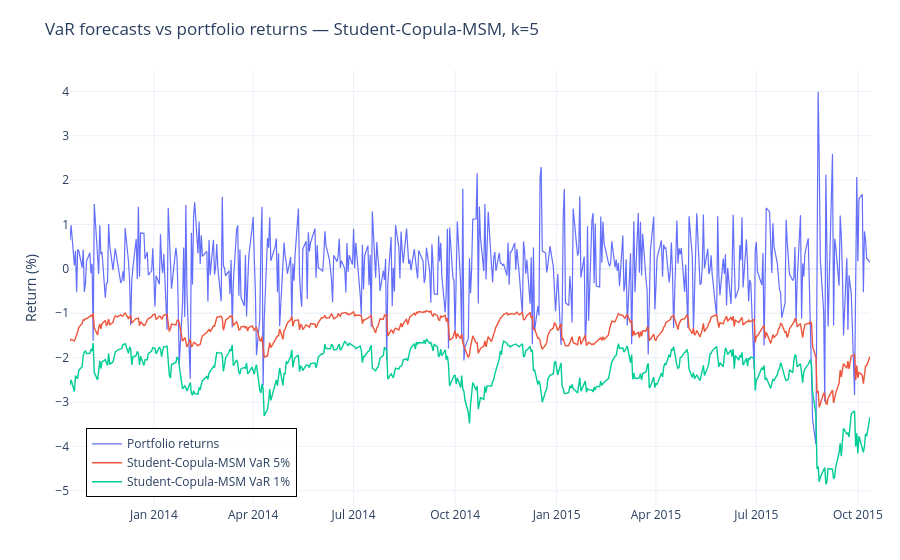

The notebook cell saved with this chart:
### Markdown cell above
### 7.4 Figures

### Code cell
portfolio_oos = portfolio_returns(
    returns=returns[["NASDAQ", "S&P 500"]],
    weights=np.array([PI, 1.0 - PI]),
).loc[var_forecasts.index]

fig3 = plot_var_forecasts(
    portfolio_returns=portfolio_oos,
    var_forecasts=var_forecasts.rename(
        columns={
            "var_5pct": "Student-Copula-MSM VaR 5%",
            "var_1pct": "Student-Copula-MSM VaR 1%",
        }
    ),
    output_path=REPORTS_DIR / "figures" / "figure_3_var_copula_msm_student_k5.html",
    title="VaR forecasts vs portfolio returns — Student-Copula-MSM, k=5",
    positive_loss_var=True,
)

fig3.show()

### Figure 1 — Plotly figure (JSON) as saved in the notebook; plotly's stock layout.template omitted (floating-point values rounded to 4 significant figures; data arrays with more than 128 entries replaced by an {"elided": "..."} marker saying what was removed)
{"data": [{"line": {"width": 1.2}, "mode": "lines", "name": "Portfolio returns", "type": "scatter", "x": {"elided": "500 str values"}, "y": {"elided": "500 float values"}}, {"line": {"width": 1.4}, "mode": "lines", "name": "Student-Copula-MSM VaR 5%", "type": "scatter", "x": {"elided": "500 str values"}, "y": {"elided": "500 float values"}}, {"line": {"width": 1.4}, "mode": "lines", "name": "Student-Copula-MSM VaR 1%", "type": "scatter", "x": {"elided": "500 str values"}, "y": {"elided": "500 float values"}}], "layout": {"hovermode": "x unified", "legend": {"bgcolor": "rgba(255,255,255,0.8)", "bordercolor": "black", "borderwidth": 1, "x": 0.02, "xanchor": "left", "y": 0.02, "yanchor": "bottom"}, "margin": {"b": 50, "l": 70, "r": 30, "t": 70}, "title": {"text": "VaR forecasts vs portfolio returns — Student-Copula-MSM, k=5"}, "xaxis": {"title": {"text": ""}}, "yaxis": {"title": {"text": "Return (%)"}}}}
